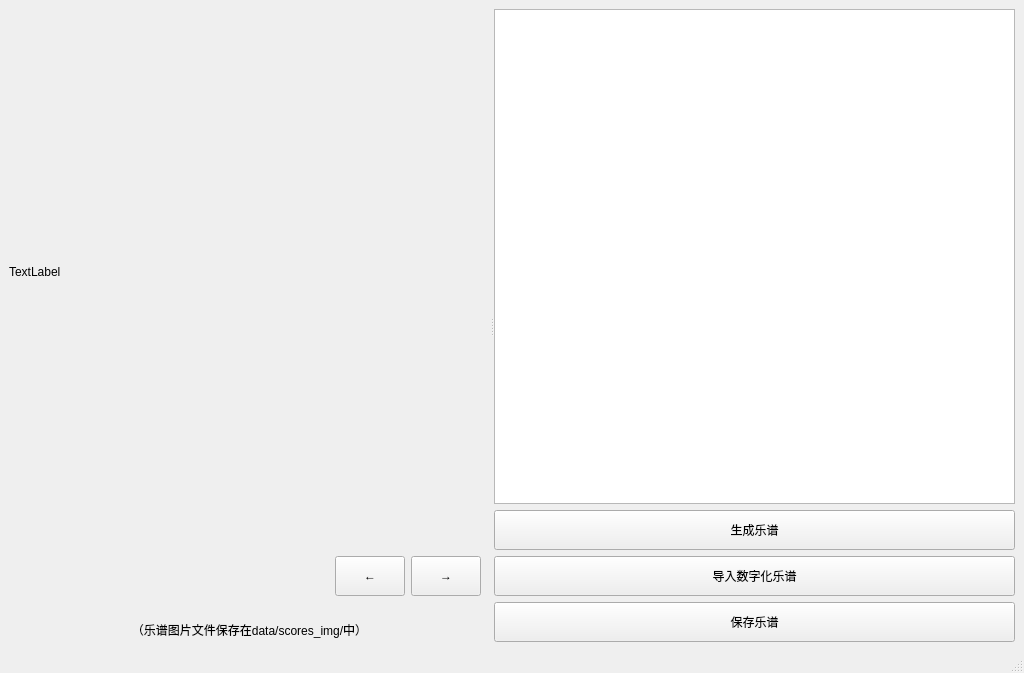
<?xml version="1.0" encoding="UTF-8"?>
<ui version="4.0">
 <class>MainWindow</class>
 <widget class="QMainWindow" name="MainWindow">
  <property name="geometry">
   <rect>
    <x>0</x>
    <y>0</y>
    <width>1024</width>
    <height>673</height>
   </rect>
  </property>
  <property name="windowTitle">
   <string>MainWindow</string>
  </property>
  <widget class="QWidget" name="centralwidget">
   <layout class="QHBoxLayout" name="horizontalLayout_2">
    <item>
     <widget class="QSplitter" name="splitter">
      <property name="orientation">
       <enum>Qt::Orientation::Horizontal</enum>
      </property>
      <widget class="QWidget" name="widget_image" native="true">
       <layout class="QVBoxLayout" name="verticalLayout">
        <item>
         <layout class="QVBoxLayout" name="layout_vbox_image">
          <item>
           <widget class="QLabel" name="label_image">
            <property name="text">
             <string>TextLabel</string>
            </property>
           </widget>
          </item>
          <item>
           <widget class="QWidget" name="widget" native="true">
            <property name="maximumSize">
             <size>
              <width>16777215</width>
              <height>70</height>
             </size>
            </property>
            <layout class="QHBoxLayout" name="horizontalLayout">
             <item>
              <spacer name="horizontalSpacer">
               <property name="orientation">
                <enum>Qt::Orientation::Horizontal</enum>
               </property>
               <property name="sizeHint" stdset="0">
                <size>
                 <width>40</width>
                 <height>20</height>
                </size>
               </property>
              </spacer>
             </item>
             <item>
              <widget class="QPushButton" name="btn_next">
               <property name="minimumSize">
                <size>
                 <width>0</width>
                 <height>40</height>
                </size>
               </property>
               <property name="maximumSize">
                <size>
                 <width>70</width>
                 <height>40</height>
                </size>
               </property>
               <property name="text">
                <string>←</string>
               </property>
              </widget>
             </item>
             <item>
              <widget class="QPushButton" name="btn_prev">
               <property name="maximumSize">
                <size>
                 <width>70</width>
                 <height>40</height>
                </size>
               </property>
               <property name="text">
                <string>→</string>
               </property>
              </widget>
             </item>
            </layout>
           </widget>
          </item>
         </layout>
        </item>
        <item>
         <widget class="QLabel" name="label">
          <property name="maximumSize">
           <size>
            <width>16777215</width>
            <height>25</height>
           </size>
          </property>
          <property name="text">
           <string>（乐谱图片文件保存在data/scores_img/中）</string>
          </property>
          <property name="alignment">
           <set>Qt::AlignmentFlag::AlignCenter</set>
          </property>
         </widget>
        </item>
       </layout>
      </widget>
      <widget class="QWidget" name="widget_2" native="true">
       <layout class="QVBoxLayout" name="verticalLayout_2">
        <item>
         <widget class="QPlainTextEdit" name="text_input"/>
        </item>
        <item>
         <widget class="QPushButton" name="btn_generate">
          <property name="minimumSize">
           <size>
            <width>0</width>
            <height>40</height>
           </size>
          </property>
          <property name="maximumSize">
           <size>
            <width>16777215</width>
            <height>40</height>
           </size>
          </property>
          <property name="text">
           <string>生成乐谱</string>
          </property>
         </widget>
        </item>
        <item>
         <widget class="QPushButton" name="btn_input">
          <property name="minimumSize">
           <size>
            <width>0</width>
            <height>40</height>
           </size>
          </property>
          <property name="maximumSize">
           <size>
            <width>16777215</width>
            <height>40</height>
           </size>
          </property>
          <property name="text">
           <string>导入数字化乐谱</string>
          </property>
         </widget>
        </item>
        <item>
         <widget class="QPushButton" name="btn_save">
          <property name="minimumSize">
           <size>
            <width>0</width>
            <height>40</height>
           </size>
          </property>
          <property name="maximumSize">
           <size>
            <width>16777215</width>
            <height>40</height>
           </size>
          </property>
          <property name="text">
           <string>保存乐谱</string>
          </property>
         </widget>
        </item>
       </layout>
      </widget>
     </widget>
    </item>
   </layout>
  </widget>
  <widget class="QStatusBar" name="statusbar"/>
 </widget>
 <resources/>
 <connections/>
</ui>
